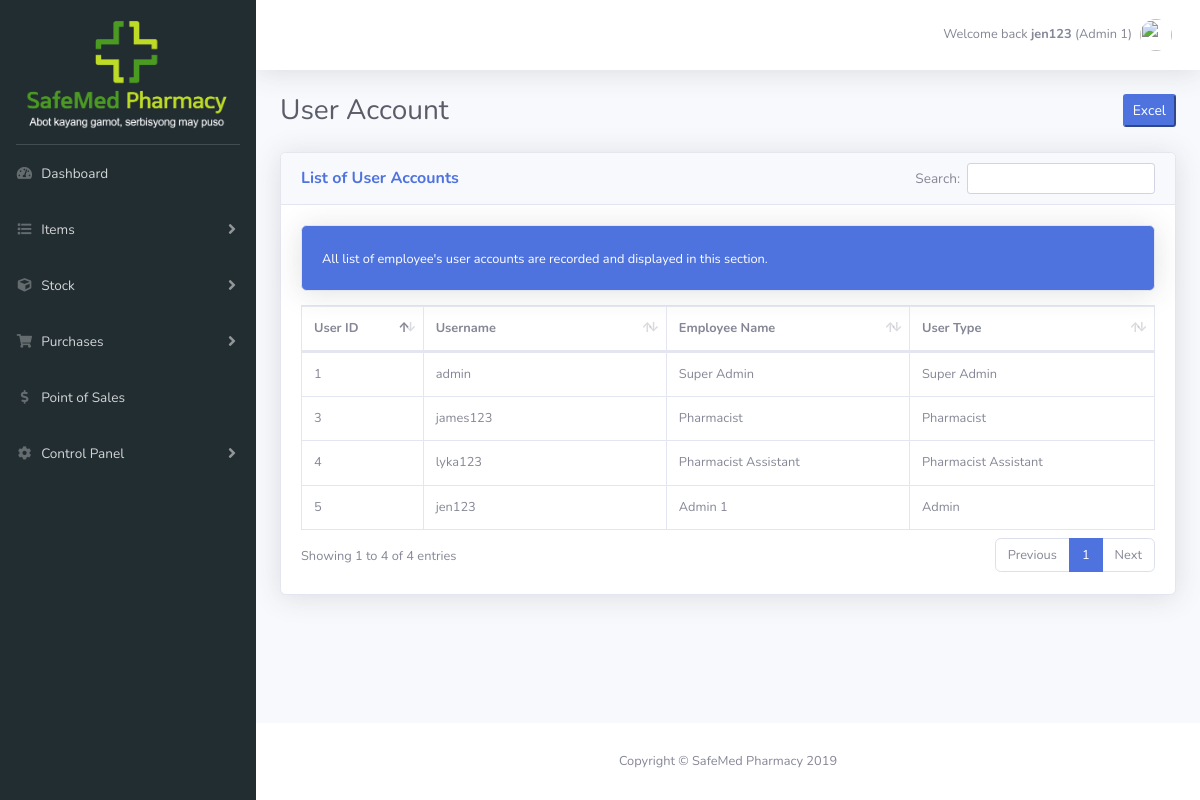
Screenshot of /user-account.php (signed in) with the database file from the repository.
### tables this page shows
CREATE TABLE IF NOT EXISTS `dim_login` (
  `id` int(30) NOT NULL AUTO_INCREMENT,
  `username` varchar(100) NOT NULL,
  `password` varchar(100) NOT NULL,
  `name` varchar(100) NOT NULL,
  `login_type` varchar(30) NOT NULL,
  `status` varchar(30) NOT NULL,
  PRIMARY KEY (`id`)
);

### user-account.php (the view, shortened to what this page needs)
<!DOCTYPE html>
<html lang="en">
<?php
    $connect = mysqli_connect('localhost', 'root', '', 'safemedpharmacy');
?>
<head>
  <?php include('assets.php'); ?>
  <link href="vendor/datatables/dataTables.bootstrap4.min.css" rel="stylesheet">
  <?php include('head-actions.php'); ?>
</head>
<body id="page-top">
  <div id="wrapper">
    <?php include('sidebar.php'); ?>
    <div id="content-wrapper" class="d-flex flex-column">
      <div id="content">
        <?php include('top-bar.php'); ?>
        <div class="container-fluid">
          <div class="d-sm-flex align-items-center justify-content-between mb-4">
            <h1 class="h3 mb-0 text-gray-800">User Account</h1>
            <div class="action-buttons">
            </div>
          </div>
          <div class="card shadow mb-4">
            <div class="card-header py-3">
              <h6 class="m-0 font-weight-bold text-primary">List of User Accounts</h6>
            </div>
            <div class="card-body">
                <div class="mb-2">
                  <div class="card bg-primary text-white shadow">
                    <div class="card-body">
                      <span style="font-size: 0.80rem;">All list of employee's user accounts are recorded and displayed in this section.</span>
                    </div>
                  </div>
                </div>
              <div class="table-responsive">
                <table class="table table-bordered" id="dataTable" width="100%" cellspacing="0">
                  <thead>
                    <tr>
                      <th width="10%">User ID</th>
                      <th width="20%">Username</th>
                      <th width="20%">Employee Name</th>
                      <th width="20%">User Type</th>
                    </tr>
                  </thead>
                  <tbody>
                    <tr>
                      <?php
                      $query = "SELECT * FROM dim_login WHERE status = 'active';";
                      $result_set =  mysqli_query($connect, $query);
                      while($row = mysqli_fetch_array($result_set)) {
                      ?>
                      <td><?php echo $row['id']; ?></td>
                      <td><?php echo $row['username']; ?></td>
                      <td><?php echo $row['name']; ?></td>
                      <td><?php echo $row['login_type']; ?></td>
                    </tr><?php } ?>
                  </tbody>
                </table>
              </div>
            </div>
          </div>
      </div>
    </div>
      <footer class="sticky-footer bg-white">
        <div class="container my-auto">
          <div class="copyright text-center my-auto">
            <span>Copyright &copy; SafeMed Pharmacy 2019</span>
          </div>
        </div>
      </footer>
  </div>
</body>
</html>

### user-account.php (style rules this page uses)
#dataTable tr td { vertical-align: middle; }
#dataTable_wrapper, .table-responsive { font-size: .80rem; }

### rows the page displays
dim_login: id "1", username "admin", name "Super Admin", login_type "Super Admin"
dim_login: id "3", username "james123", name "Pharmacist", login_type "Pharmacist"
dim_login: id "4", username "lyka123", name "Pharmacist Assistant", login_type "Pharmacist Assistant"
dim_login: id "5", username "jen123", name "Admin 1", login_type "Admin"

### other values shown
$username "jen123"
$name "Admin 1"
